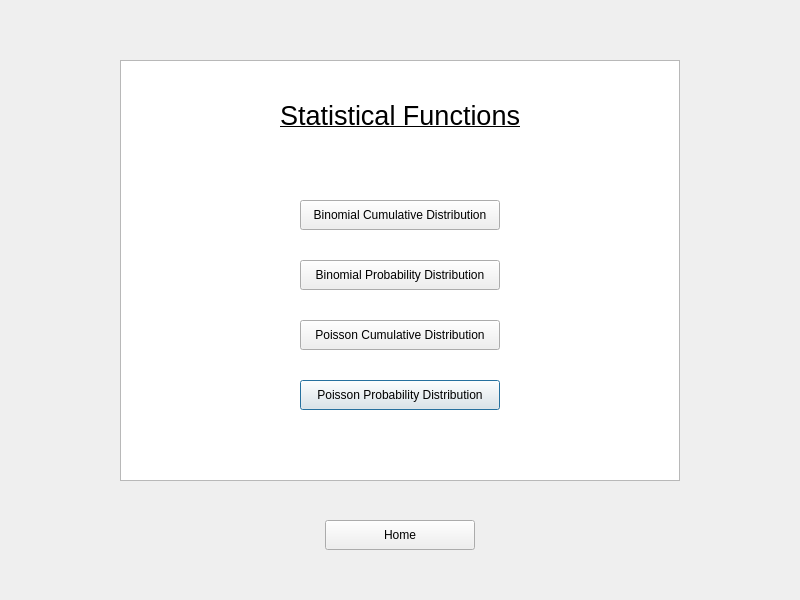
<?xml version="1.0" encoding="UTF-8"?>
<ui version="4.0">
 <class>statisticsWindow</class>
 <widget class="QDialog" name="statisticsWindow">
  <property name="geometry">
   <rect>
    <x>0</x>
    <y>0</y>
    <width>800</width>
    <height>600</height>
   </rect>
  </property>
  <property name="minimumSize">
   <size>
    <width>800</width>
    <height>600</height>
   </size>
  </property>
  <property name="maximumSize">
   <size>
    <width>800</width>
    <height>600</height>
   </size>
  </property>
  <property name="windowTitle">
   <string>Dialog</string>
  </property>
  <widget class="QStackedWidget" name="swStats">
   <property name="geometry">
    <rect>
     <x>0</x>
     <y>0</y>
     <width>801</width>
     <height>601</height>
    </rect>
   </property>
   <property name="currentIndex">
    <number>0</number>
   </property>
   <widget class="QWidget" name="statsMain">
    <widget class="QLabel" name="lblStatsTitle">
     <property name="geometry">
      <rect>
       <x>280</x>
       <y>100</y>
       <width>241</width>
       <height>31</height>
      </rect>
     </property>
     <property name="font">
      <font>
       <pointsize>20</pointsize>
       <underline>true</underline>
      </font>
     </property>
     <property name="text">
      <string>Statistical Functions</string>
     </property>
    </widget>
    <widget class="QPushButton" name="btnStatsPPD">
     <property name="geometry">
      <rect>
       <x>300</x>
       <y>380</y>
       <width>200</width>
       <height>30</height>
      </rect>
     </property>
     <property name="text">
      <string>Poisson Probability Distribution</string>
     </property>
    </widget>
    <widget class="QPushButton" name="btnStatsBCD">
     <property name="geometry">
      <rect>
       <x>300</x>
       <y>260</y>
       <width>200</width>
       <height>30</height>
      </rect>
     </property>
     <property name="text">
      <string>Binomial Probability Distribution</string>
     </property>
    </widget>
    <widget class="QPushButton" name="btnStatsPCD">
     <property name="geometry">
      <rect>
       <x>300</x>
       <y>320</y>
       <width>200</width>
       <height>30</height>
      </rect>
     </property>
     <property name="text">
      <string>Poisson Cumulative Distribution</string>
     </property>
    </widget>
    <widget class="QPushButton" name="btnStatsHome">
     <property name="geometry">
      <rect>
       <x>325</x>
       <y>520</y>
       <width>150</width>
       <height>30</height>
      </rect>
     </property>
     <property name="text">
      <string>Home</string>
     </property>
    </widget>
    <widget class="QPushButton" name="btnStatsBPD">
     <property name="geometry">
      <rect>
       <x>300</x>
       <y>200</y>
       <width>200</width>
       <height>30</height>
      </rect>
     </property>
     <property name="text">
      <string>Binomial Cumulative Distribution</string>
     </property>
    </widget>
    <widget class="QGraphicsView" name="gVStats">
     <property name="geometry">
      <rect>
       <x>120</x>
       <y>60</y>
       <width>560</width>
       <height>421</height>
      </rect>
     </property>
    </widget>
    <zorder>gVStats</zorder>
    <zorder>lblStatsTitle</zorder>
    <zorder>btnStatsPPD</zorder>
    <zorder>btnStatsBCD</zorder>
    <zorder>btnStatsPCD</zorder>
    <zorder>btnStatsHome</zorder>
    <zorder>btnStatsBPD</zorder>
   </widget>
   <widget class="QWidget" name="statsBin">
    <widget class="QPushButton" name="btnBinCalc">
     <property name="geometry">
      <rect>
       <x>220</x>
       <y>400</y>
       <width>150</width>
       <height>30</height>
      </rect>
     </property>
     <property name="text">
      <string>Calculate</string>
     </property>
    </widget>
    <widget class="QLineEdit" name="txtBinPValue">
     <property name="geometry">
      <rect>
       <x>250</x>
       <y>240</y>
       <width>300</width>
       <height>30</height>
      </rect>
     </property>
     <property name="placeholderText">
      <string>Probability of Success:</string>
     </property>
    </widget>
    <widget class="QGraphicsView" name="gVBin">
     <property name="geometry">
      <rect>
       <x>95</x>
       <y>91</y>
       <width>611</width>
       <height>411</height>
      </rect>
     </property>
    </widget>
    <widget class="QLineEdit" name="txtBinTrials">
     <property name="geometry">
      <rect>
       <x>250</x>
       <y>170</y>
       <width>300</width>
       <height>30</height>
      </rect>
     </property>
     <property name="placeholderText">
      <string>Number of Trials:</string>
     </property>
    </widget>
    <widget class="QPushButton" name="btnBinHome">
     <property name="geometry">
      <rect>
       <x>430</x>
       <y>400</y>
       <width>150</width>
       <height>30</height>
      </rect>
     </property>
     <property name="text">
      <string>Home</string>
     </property>
    </widget>
    <widget class="QLineEdit" name="txtBinSuccesses">
     <property name="geometry">
      <rect>
       <x>250</x>
       <y>310</y>
       <width>300</width>
       <height>30</height>
      </rect>
     </property>
     <property name="placeholderText">
      <string>Number of Successes:</string>
     </property>
    </widget>
    <zorder>gVBin</zorder>
    <zorder>btnBinCalc</zorder>
    <zorder>txtBinPValue</zorder>
    <zorder>txtBinTrials</zorder>
    <zorder>btnBinHome</zorder>
    <zorder>txtBinSuccesses</zorder>
   </widget>
   <widget class="QWidget" name="statsPoi">
    <widget class="QGraphicsView" name="gVPoi">
     <property name="geometry">
      <rect>
       <x>95</x>
       <y>81</y>
       <width>611</width>
       <height>411</height>
      </rect>
     </property>
    </widget>
    <widget class="QLineEdit" name="txtPoiRate">
     <property name="geometry">
      <rect>
       <x>250</x>
       <y>200</y>
       <width>300</width>
       <height>30</height>
      </rect>
     </property>
     <property name="placeholderText">
      <string>Average Rate:</string>
     </property>
    </widget>
    <widget class="QLineEdit" name="txtPoiSuccesses">
     <property name="geometry">
      <rect>
       <x>250</x>
       <y>280</y>
       <width>300</width>
       <height>30</height>
      </rect>
     </property>
     <property name="placeholderText">
      <string>Number of Successes:</string>
     </property>
    </widget>
    <widget class="QPushButton" name="btnPoiCalculate">
     <property name="geometry">
      <rect>
       <x>220</x>
       <y>390</y>
       <width>150</width>
       <height>30</height>
      </rect>
     </property>
     <property name="text">
      <string>Calculate</string>
     </property>
    </widget>
    <widget class="QPushButton" name="btnPoiCancel">
     <property name="geometry">
      <rect>
       <x>430</x>
       <y>390</y>
       <width>150</width>
       <height>30</height>
      </rect>
     </property>
     <property name="text">
      <string>Cancel</string>
     </property>
    </widget>
   </widget>
  </widget>
 </widget>
 <resources/>
 <connections/>
</ui>
